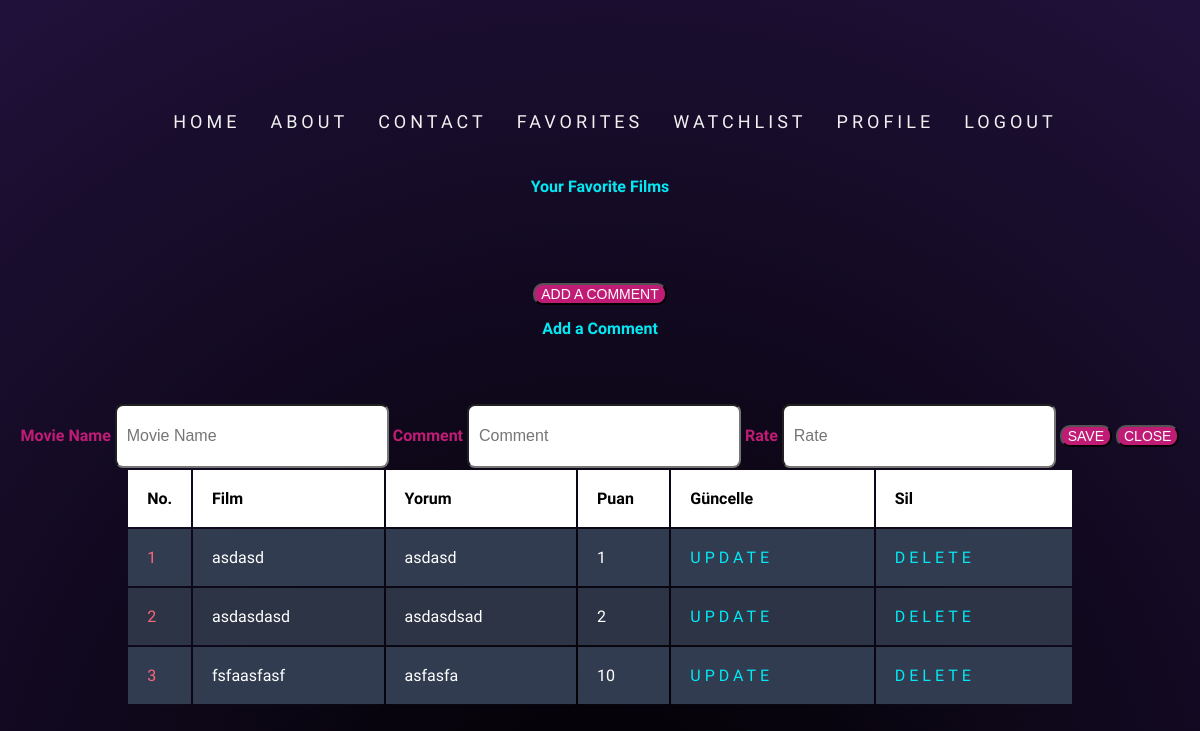
Page /favorites/ (signed in) on the earlier database version.
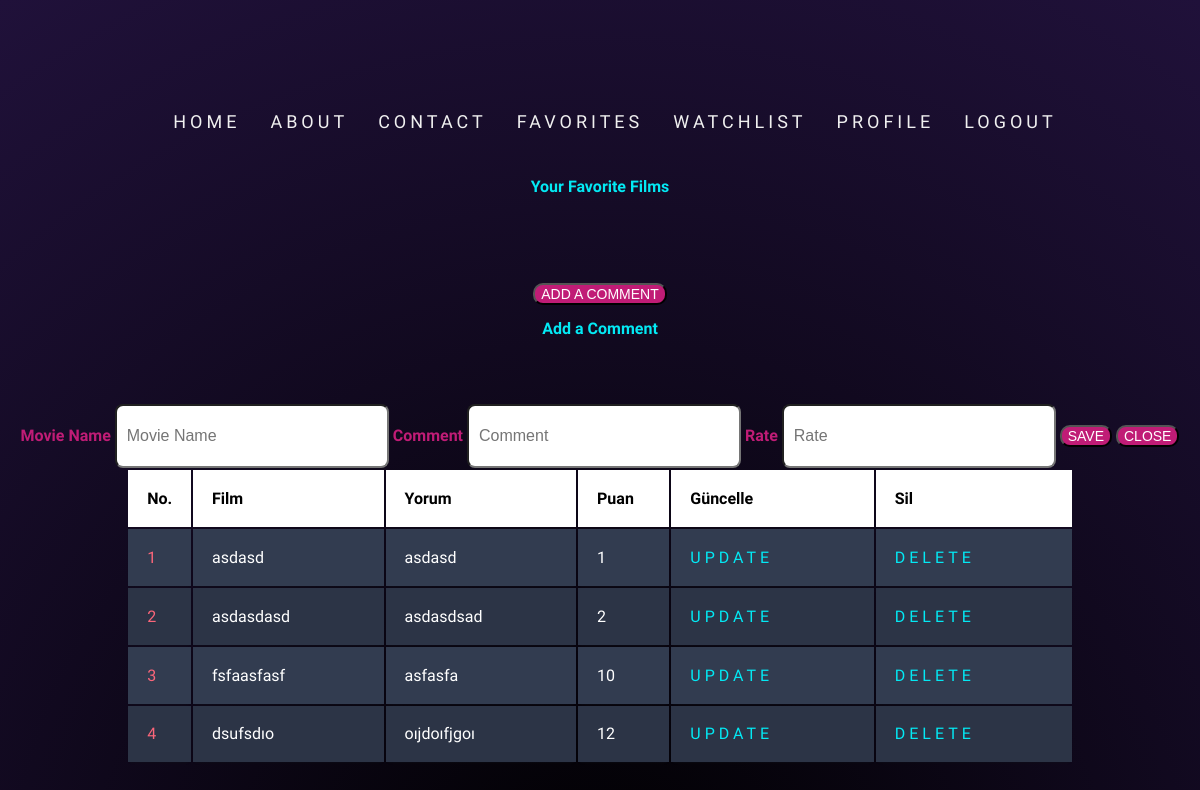
Same page on the later database version.
### registration/models.py (models this page shows)
class Film(models.Model):
    user = models.ForeignKey(User, on_delete=models.CASCADE)
    movie_name = models.CharField(max_length=255, blank=False, null=False)
    comment = models.CharField(max_length=255, blank=False, null=False)
    rate = models.IntegerField(blank=False, null=False)

### registration/views.py (the view)
# urls.py: path('favorites/', views.favorites, name='favorites'),
@login_required(login_url='login')
def favorites(request):
    films = Film.objects.filter(user=request.user)
    return render(request, 'favorites.html', {'films': films})

### registration/templates/favorites.html (shortened to what this page needs)
<!DOCTYPE html>
<html lang="en">
<head>
  <link rel="stylesheet" href="https://cdnjs.cloudflare.com/ajax/libs/font-awesome/5.15.4/css/all.min.css">
  {% load static %}
 {% load static %}
  <link rel="stylesheet" href="{% static 'css/style_favorites.css' %}">
  {% include 'navbar.html' %}
</head>
<body>
  <h3>Your Favorite Films</h3>
  <button class="comment" onclick="openForm()">Add a Comment</button>
  <div class="form-popup" id="commentForm">
    <form action="{% url 'save_comment' %}" method="post">
      <h3>Add a Comment</h3>
      <label for="movie_name">Movie Name</label>
      <input type="text" placeholder="Movie Name" name="movie_name" id="movie_name" required>
      <label for="comment">Comment</label>
      <input type="text" placeholder="Comment" name="comment" id="comment" required>
      <label for="rate">Rate</label>
      <input type="number" placeholder="Rate" name="rate" id="rate" required>
      <button class="comment" type="submit">Save</button>
      <button class="comment"type="button" onclick="closeForm()">Close</button>
    </form>
  </div>
  <table class="container">
    <thead>
      <tr>
        <th>No.</th>
        <th>Film</th>
        <th>Yorum</th>
        <th>Puan</th>
        <th>Güncelle</th>
        <th>Sil</th>
      </tr>
    </thead>
    <tbody>
    {% for film in films %}
      <tr>
        <td>{{ forloop.counter }}</td>
        <td>{{ film.movie_name }}</td>
        <td>{{ film.comment }}</td>
        <td>{{ film.rate }}</td>
        <td><a href="{% url 'update_favorite' film.id %}">Update</a></td>
        <td><a href="{% url 'delete_favorite' film.id %}">Delete</a></td>
      </tr>
    {% empty %}
      <tr>
        <td colspan="6">No favorite films yet.</td>
      </tr>
    {% endfor %}
    </tbody>
  </table>
</body>
</html>

Differences in the rows shown:
added Film: movie_name "dsufsdıo", comment "oıjdoıfjgoı", rate "12"
